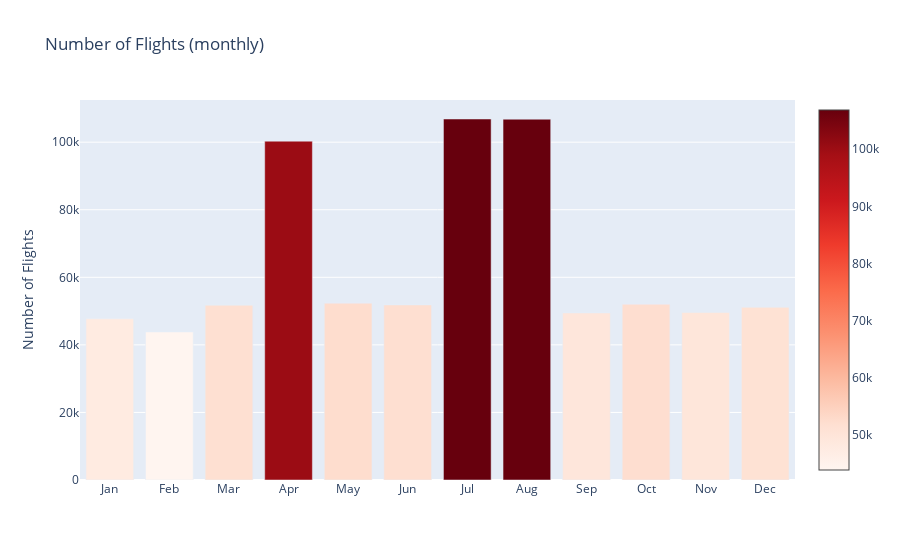

The code cell stored with this chart in its notebook:
### Markdown cell above
D'après le tableau ci-dessus, la compagnie aérienne la plus empruntée en 2019 est Southwest Airlines, suivi de American Airlines.

### Code cell
# Monthly flight traffic during the year

months = {1: 'Jan', 2: 'Feb', 3: 'Mar', 4: 'Apr', 5: 'May',6: 'Jun' , 7: 'Jul', 8: 'Aug', 9: 'Sep', 10: 'Oct', 11: 'Nov', 12: 'Dec'}
df_m = sampled_df.MONTH.value_counts().to_frame().reset_index(names='index').sort_values(by='index')
df_m.columns = ['MONTH', 'FlightNum']
df_m.MONTHS = df_m.MONTH.map(months)

trace = go.Bar(
    x=df_m.MONTHS,
    y=df_m.FlightNum,
    marker=dict(
        color = df_m.FlightNum,
        colorscale='Reds',
        showscale=True)
)

data = [trace]
layout = go.Layout(
    title='Number of Flights (monthly)', 
    yaxis = dict(title = 'Number of Flights'
                                                )
)

fig = go.Figure(data=data, layout=layout)
py.iplot(fig)

### Figure 1 — Plotly figure (JSON) as saved in the notebook; plotly's stock layout.template omitted (floating-point values rounded to 4 significant figures)
{"data": [{"marker": {"color": [47711, 43829, 51741, 100304, 52346, 51819, 106862, 106802, 49458, 52045, 49573, 51130], "colorscale": [[0, "rgb(255,245,240)"], [0.125, "rgb(254,224,210)"], [0.25, "rgb(252,187,161)"], [0.375, "rgb(252,146,114)"], [0.5, "rgb(251,106,74)"], [0.625, "rgb(239,59,44)"], [0.75, "rgb(203,24,29)"], [0.875, "rgb(165,15,21)"], [1, "rgb(103,0,13)"]], "showscale": true}, "type": "bar", "x": ["Jan", "Feb", "Mar", "Apr", "May", "Jun", "Jul", "Aug", "Sep", "Oct", "Nov", "Dec"], "y": [47711, 43829, 51741, 100304, 52346, 51819, 106862, 106802, 49458, 52045, 49573, 51130]}], "layout": {"title": {"text": "Number of Flights (monthly)"}, "yaxis": {"title": {"text": "Number of Flights"}}}}
